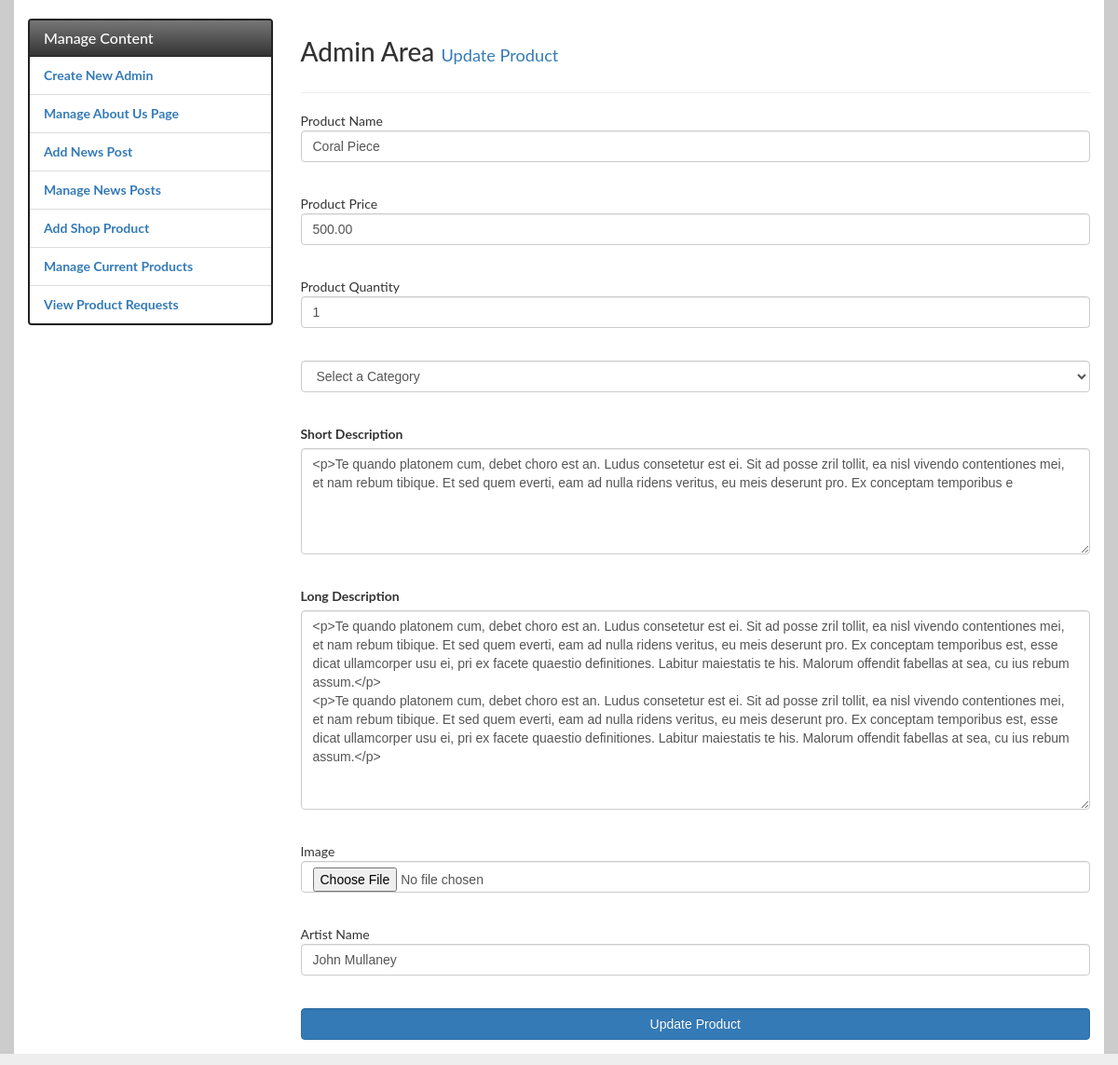
Page /admin/update_product.php?productID=6 on the committed database.
### tables this page shows
CREATE TABLE `products` (
  `productID` int(11) NOT NULL,
  `productName` varchar(100) NOT NULL,
  `productPrice` decimal(15,2) NOT NULL,
  `productQuantity` int(4) DEFAULT NULL,
  `productCategoryID` int(11) NOT NULL,
  `productShortDescription` varchar(250) NOT NULL,
  `productLongDescription` varchar(1000) DEFAULT NULL,
  `productImage` varchar(255) DEFAULT NULL,
  `productImageExt` varchar(5) NOT NULL,
  `productArtist` varchar(100) DEFAULT NULL
);

### admin/functions/product_functions.php (called while the page is built, shortened)
<?php
function viewOneProduct($productID) {
    $db = getDatabase();
    $stmt = $db->prepare("SELECT * FROM products WHERE productID = :productID");
    $binds = array(
        ":productID" => $productID
    );
    $result = array();
    if ($stmt->execute($binds) && $stmt->rowCount() > 0) {
        $result = $stmt->fetch(PDO::FETCH_ASSOC);
    }
    return $result;
}

### admin/update_product.php (the view, shortened to what this page needs)
<!DOCTYPE html>
<html lang="en">
<head>
    <link href="https://cdnjs.cloudflare.com/ajax/libs/font-awesome/4.7.0/css/font-awesome.min.css" rel="stylesheet" />
    <link href="../bower_components/bootstrap/dist/css/bootstrap-theme.min.css" rel="stylesheet" />
    <link href="../bower_components/bootstrap/dist/css/bootstrap.min.css" rel="stylesheet" />
    <link href="../bower_components/normalize-css/normalize.css" rel="stylesheet" />
    <link href="../css/main.css" rel="stylesheet" type="text/css" />
    <link href="css/admin.css" rel="stylesheet" type="text/css" />
</head>
<body>
    <?php
    include 'functions/product_functions.php';
    if (isPostRequest()) {
        $productID = filter_input(INPUT_POST, 'productID');
        $productName = filter_input(INPUT_POST, 'productName');
        $productPrice = filter_input(INPUT_POST, 'productPrice');
        $productQuantity = filter_input(INPUT_POST, 'productQuantity');
        $productCategoryID = filter_input(INPUT_POST, 'productCategoryID');
        $productShortDescription = filter_input(INPUT_POST, 'productShortDescription');
        $productLongDescription = filter_input(INPUT_POST, 'productLongDescription');
        $productImage = filter_input(INPUT_POST, 'productImage');
        $productArtist = filter_input(INPUT_POST, 'productArtist');
        $updated = updateProduct($productID, $productName, $productPrice, $productQuantity, $productCategoryID, $productShortDescription, $productLongDescription, $productImage, $productArtist);
        if ($updated === true) {
            $result = 'Product updated';
        } else {
            $result = 'Product NOT updated';
        }
    } else {
        $productID = filter_input(INPUT_GET, 'productID');
        $row = viewOneProduct($productID);
        $productName = $row['productName'];
        $productPrice = $row['productPrice'];
        $productQuantity = $row['productQuantity'];
        $productShortDescription = $row['productShortDescription'];
        $productLongDescription = $row['productLongDescription'];
        $productImage = $row['productImage'];
        $productArtist = $row['productArtist'];
    }
    ?>
    <div class="mainContent">
        <div class="container main">
            <div class="row">
                <?php include 'admin_panel.php'; ?>
                <div class="col-md-9">
                    <div class="page-header">
                        <h1>Admin Area <small class="text-primary">Update Product</small></h1>
                    </div>
                    <form method="post" action="#">
                        <div class="form-group">
                            Product Name <input type="text" value="<?php echo $productName; ?>" name="productName" class="form-control" required  autofocus />
                        </div><br />
                        <div class="form-group">
                            Product Price <input type="number" value="<?php echo $productPrice; ?>" name="productPrice" class="form-control" required />
                        </div><br />
                        <div class="form-group">
                            Product Quantity <input type="number" value="<?php echo $productQuantity; ?>" name="productQuantity" class="form-control" />
                        </div><br />
                        <div class="form-group">
                            <select name="productCategoryID" required class="form-control">
                                <option>Select a Category</option>
                            </select>
                        </div><br />
                        <div class="form-group">
                            <label>Short Description</label>
                            <textarea value="<?php echo $productShortDescription; ?>" name="productShortDescription" class="form-control" cols="20" rows="5"><?php echo $productShortDescription; ?></textarea>
                        </div><br />
                        <div class="form-group">
                            <label>Long Description</label>
                            <textarea value="<?php echo $productLongDescription; ?>" name="productLongDescription" class="form-control" cols="20" rows="10"><?php echo $productLongDescription; ?></textarea>
                        </div><br />
                        <div class="form-group">
                            Image <input type="file" value="<?php echo $productImage; ?>" name="productImage" class="form-control" />
                        </div><br />
                        <div class="form-group">
                            Artist Name <input type="text" value="<?php echo $productArtist; ?>" name="productArtist" class="form-control" />
                        </div><br />
                        <div class="form-group">
                            <input type="submit" value="Update Product" class="btn btn-primary form-control" />
                        </div>
                    </form>
                </div>
            </div>
        </div>
    </div>
</body>
</html>

### css/main.css (style rules this page uses)
* { font-family: 'Lato', sans-serif; margin: 0; padding: 0; }
*, *:before, *:after { box-sizing: inherit; }
html { box-sizing: border-box; height: 100%; }
body { background-color: #EEE; font-family: 'Lato', sans-serif; min-height: 100%; padding-bottom: 4em; padding-top: 0; position: relative; }
.mainContent { background-color: #CCC; height: 100%; }
.container.main { background-color: #FFFFFF; border-radius: 0; height: 100%; margin: 0 auto; padding-bottom: 0; }

### rows in the picture
products: productName "Coral Piece", productPrice "500.00", productQuantity "1", productShortDescription "<p>Te quando platonem cum, debet choro est an. Ludus consetetur est ei. Sit ad posse zril tollit, ea nisl vivendo contentiones mei, et nam rebum tibique. Et sed quem everti, eam ad nulla ridens veritus, eu meis deserunt pro. Ex conceptam temporibus e", productLongDescription "<p>Te quando platonem cum, debet choro est an. Ludus consetetur est ei. Sit ad posse zril tollit, ea nisl vivendo contentiones mei, et nam rebum tibique. Et sed quem everti, eam ad nulla ridens veritus, eu meis deserunt pro. Ex conceptam temporibus est, esse dicat ullamcorper usu ei, pri ex facete quaestio definitiones. Labitur maiestatis te his. Malorum offendit fabellas at sea, cu ius rebum assum.</p> <p>Te quando platonem cum, debet choro est an. Ludus consetetur est ei. Sit ad posse zril tollit, ea nisl vivendo contentiones mei, et nam rebum tibique. Et sed quem everti, eam ad nulla ridens veritus, eu meis deserunt pro. Ex conceptam temporibus est, esse dicat ullamcorper usu ei, pri ex…", productArtist "John Mullaney"
